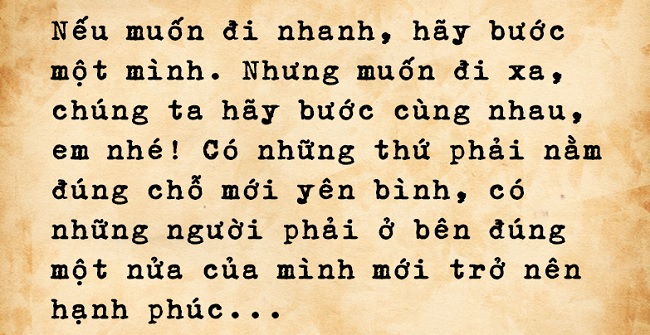
#> input picture test_pdf/font-typewriter-SVN-Erika.jpg, 650 x 335 px
$ python test.py
#> lines starting #> are read from the running program, lines starting #| are printed output that depends on the picture; after the words box and inside, x2 and y2 are one past the last pixel; in counts of white or black regions, pixels touching at a corner belong together
import cv2
import numpy as np
import os
import pytesseract

# CHÚ Ý: Cập nhật đường dẫn tesseract.exe trên máy của bạn (Windows)
# pytesseract.pytesseract.tesseract_cmd = r'C:\Program Files\Tesseract-OCR\tesseract.exe'

def segment_and_ocr_mono(paragraph_img_path, output_dir="paragraph_chars", output_txt_path="ketqua_ocr.txt"):
#> called with paragraph_img_path = 'test_pdf/font-typewriter-SVN-Erika.jpg', output_dir = 'paragraph_chars', output_txt_path = 'ketqua_ocr.txt'
    os.makedirs(output_dir, exist_ok=True)

    img = cv2.imread(paragraph_img_path)
#> img is the input picture: shape (335, 650, 3); mean B, G, R 157.3, 195.9, 219.9
    if img is None:
        print(f"Không thể mở ảnh tại {paragraph_img_path}")
        return

    gray = cv2.cvtColor(img, cv2.COLOR_BGR2GRAY)
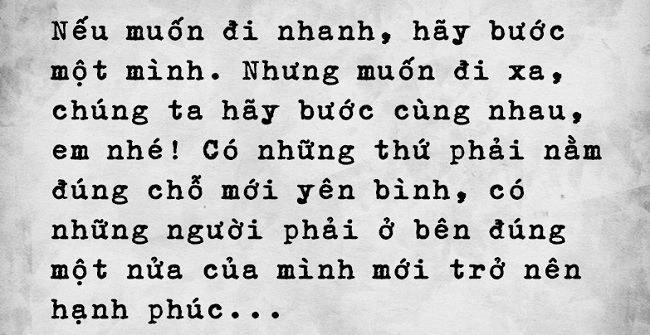
#> gray: shape (335, 650); min 0, max 253, mean 198.7

    # 1. Nhị phân hóa ảnh: Chữ trắng, nền đen (Dùng để tìm contours/bounding box)
    _, thresh = cv2.threshold(gray, 0, 255, cv2.THRESH_BINARY_INV + cv2.THRESH_OTSU)
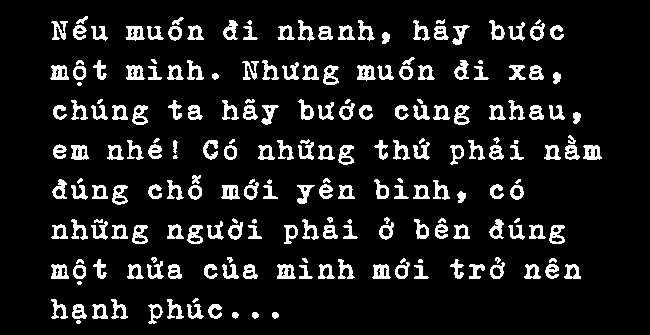
#> thresh: shape (335, 650); 10.9% white; 213 white regions (16 under 20 px), largest, box (x1, y1, x2, y2) and area: (583, 145, 602, 160) 201, (357, 65, 376, 81) 199, (372, 264, 391, 279) 193

    # 2. Tạo một bản lật ngược: Chữ đen, nền trắng (Để đưa vào OCR)
    thresh_for_ocr = cv2.bitwise_not(thresh)

    h_doc, w_doc = thresh.shape
#> h_doc = 335; w_doc = 650

    # ========================================================
    # BƯỚC 1: TÁCH ĐOẠN THÀNH TỪNG DÒNG (Line Segmentation)
    # ========================================================
    h_proj = np.sum(thresh, axis=1)
#> h_proj = 335 values, max 79815 at index 157, min 0 at index 0, mean 18034.2

    lines = []
    in_line = False
    start_y = 0

    for y in range(h_doc):
        if h_proj[y] > 0 and not in_line:
            in_line = True
            start_y = y
        elif h_proj[y] == 0 and in_line:
            in_line = False
            if y - start_y > 8:
                lines.append((start_y, y))
#> after the loop, in_line = False; lines = [(16, 45), (57, 86), (99, 125), (135, 165), (175, 205), (217, 244), (257, 279), (298, 324)]; start_y = 298

    if in_line:
        lines.append((start_y, h_doc))

    print(f"-> Tìm thấy {len(lines)} dòng trong đoạn văn.\n")
#| -> Tìm thấy 8 dòng trong đoạn văn.

    # ========================================================
    # BƯỚC 2: CẮT TỪNG KÝ TỰ & TIỀN XỬ LÝ OCR
    # ========================================================
    total_chars = 0
    full_text = ""

    for line_idx, (y1, y2) in enumerate(lines):
        pad_y = 3
        y_min = max(0, y1 - pad_y)
        y_max = min(h_doc, y2 + pad_y)

        line_thresh = thresh[y_min:y_max, :]
        line_ocr_src = thresh_for_ocr[y_min:y_max, :] # Dùng ảnh chữ đen nền trắng

        h_line, w_line = line_thresh.shape

        num_labels, labels, stats, centroids = cv2.connectedComponentsWithStats(line_thresh, connectivity=8)

        components = []
        for i in range(1, num_labels):
            x, y, w, h, area = stats[i]
            if area > 8:
                components.append({'bbox': (x, y, w, h), 'cx': centroids[i][0]})

        if not components:
            continue

        components = sorted(components, key=lambda c: c['bbox'][0])

        char_boxes = []
        visited = set()

        for i in range(len(components)):
            if i in visited:
                continue
            x1_c, y1_c, w1_c, h1_c = components[i]['bbox']
            cx1, cy1, cx2, cy2 = x1_c, y1_c, x1_c + w1_c, y1_c + h1_c
            visited.add(i)

            for j in range(i + 1, len(components)):
                if j in visited:
                    continue
                x2_c, y2_c, w2_c, h2_c = components[j]['bbox']

                overlap_x = max(0, min(cx2, x2_c + w2_c) - max(cx1, x2_c))
                if overlap_x / min(w1_c, w2_c) > 0.35:
                    cx1 = min(cx1, x2_c)
                    cy1 = min(cy1, y2_c)
                    cx2 = max(cx2, x2_c + w2_c)
                    cy2 = max(cy2, y2_c + h2_c)
                    visited.add(j)

            char_boxes.append((cx1, cy1, cx2 - cx1, cy2 - cy1))

        char_boxes = sorted(char_boxes, key=lambda b: b[0])
        avg_w = sum([b[2] for b in char_boxes]) / len(char_boxes) if char_boxes else 0

        # ====================================================
        # BƯỚC 3: XỬ LÝ ẢNH CHỮ, LƯU VÀ CHẠY OCR
        # ====================================================
        line_folder = os.path.join(output_dir, f"line_{line_idx+1:02d}")
        os.makedirs(line_folder, exist_ok=True)

        line_text = ""
        prev_x_end = None

        # psm 10: Nhận diện 1 ký tự, psm 7: Nhận diện 1 dòng (với ảnh 1 chữ đôi khi psm 7/8 chạy ổn hơn)
        tesseract_config = r'--oem 3 --psm 10'

        for char_idx, (x, y, w, h) in enumerate(char_boxes):
            if prev_x_end is not None:
                gap = x - prev_x_end
                if gap > avg_w * 0.5:
                    line_text += " "

            pad = 2
            c_ymin = max(0, y - pad)
            c_ymax = min(h_line, y + h + pad)
            c_xmin = max(0, x - pad)
            c_xmax = min(w_line, x + w + pad)

            # 1. Cắt ảnh chữ đen nền trắng
            char_crop = line_ocr_src[c_ymin:c_ymax, c_xmin:c_xmax]

            # 2. Phóng to ảnh lên gấp 3 lần (Upscale) để Tesseract dễ đọc
            char_crop = cv2.resize(char_crop, (0, 0), fx=3.0, fy=3.0, interpolation=cv2.INTER_CUBIC)

            # 3. Thêm viền trắng (Padding) dày xung quanh chữ
            char_crop = cv2.copyMakeBorder(char_crop, 15, 15, 15, 15, cv2.BORDER_CONSTANT, value=255)

            char_filename = os.path.join(line_folder, f"char_{char_idx+1:03d}.png")
            cv2.imwrite(char_filename, char_crop)

            # Nhận diện OCR
            try:
                char_str = pytesseract.image_to_string(char_crop, config=tesseract_config, lang='vie')
                char_str = char_str.strip()
                if char_str:
                    # Tesseract đôi khi trả về chuỗi dài do nhiễu, ta chỉ lấy ký tự đầu tiên
                    line_text += char_str[0]
            except Exception as e:
                pass

            prev_x_end = x + w
            total_chars += 1

        full_text += line_text + "\n"
#> this loop made 1 pass
#> (line_idx, y1, y2, pad_y, y_min, y_max, h_line, w_line) on pass 1: (0, 16, 45, 3, 13, 48, 35, 650)
#> pass 1, in segment_and_ocr_mono, `line_thresh = thresh[y_min:y_max, :]`:
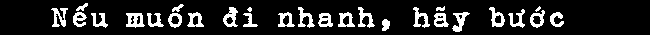
#> line_thresh: shape (35, 650); 14.1% white; 27 white regions (2 under 20 px), largest, box (x1, y1, x2, y2) and area: (126, 13, 145, 28) 187, (51, 8, 68, 27) 169, (223, 7, 238, 27) 163
#> pass 1, in segment_and_ocr_mono, `num_labels, labels, stats, centroids = cv2.connectedComponentsWithStat..`:
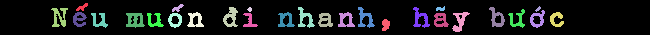
#> labels: shape (35, 650) int32; 28 distinct labels, from 0 to 27; one colour per label, 0 black
#> pass 1, in segment_and_ocr_mono, `cv2.imwrite(char_filename, char_crop)`:
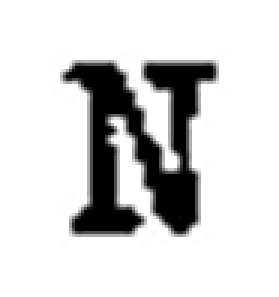
#> saved as char_001.png: shape (99, 93) (shown 3 times larger); min 0, max 255, mean 212.8
#> after the loop, full_text = ''; total_chars = 0

    # ========================================================
    # BƯỚC 4: LƯU VĂN BẢN RA FILE TXT
    # ========================================================
    with open(output_txt_path, "w", encoding="utf-8") as f:
        f.write(full_text)

    print(f"Hoàn thành! Đã xử lý {total_chars} ký tự từ {len(lines)} dòng.")
    print(f"File text lưu tại: {output_txt_path}")
    print("=" * 40)
    print("NỘI DUNG VĂN BẢN:")
    print("-" * 40)
    print(full_text)

if __name__ == "__main__":
    segment_and_ocr_mono("test_pdf/font-typewriter-SVN-Erika.jpg")
#> (the call stopped at in segment_and_ocr_mono, `char_str = pytesseract.image_to_string(char_crop, config=tesseract_con..`: pytesseract is not available in this run)

$ run again, with test_pdf/IaE1SVP.jpg copied over test_pdf/font-typewriter-SVN-Erika.jpg
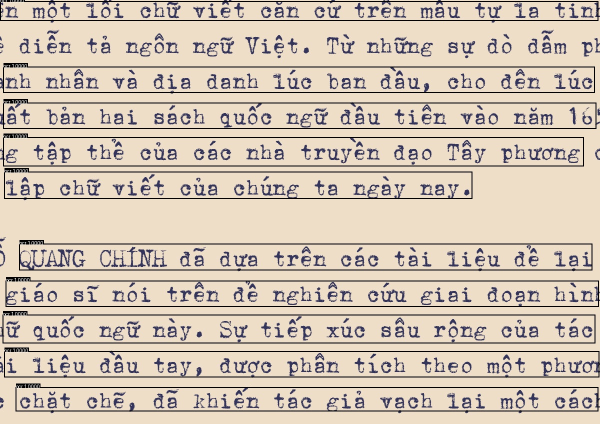
#> input picture test_pdf/IaE1SVP.jpg, 1200 x 848 px (shown at 1/2 size)
#> in segment_and_ocr_mono, img is the input picture: shape (848, 1200, 3); mean B, G, R 180.3, 195.8, 209.6
#> in segment_and_ocr_mono, `_, thresh = cv2.threshold(gray, 0, 255, cv2.THRESH_BINARY_INV + cv2.TH..`:
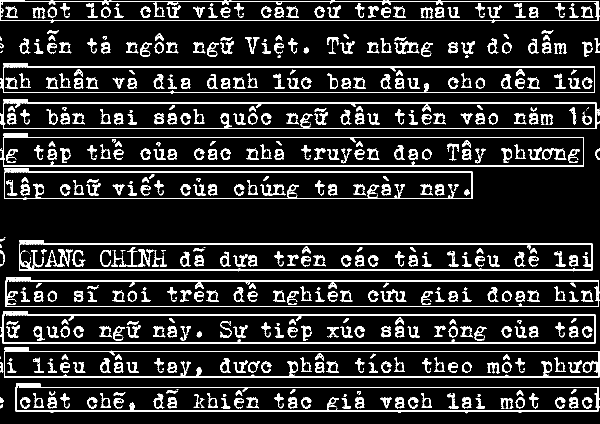
#> thresh: shape (848, 1200) (shown at 1/2 size); 13.3% white; 749 white regions (226 under 20 px), largest, box (x1, y1, x2, y2) and area: (8, 695, 1200, 755) 5719, (31, 767, 1200, 827) 5605, (11, 554, 1200, 614) 5568
#> h_proj = 848 values, max 305235 at index 40, min 0 at index 45, mean 40829.2
#> after the loop in segment_and_ocr_mono, `for y in range(h_doc):`: in_line = False; lines = [(0, 45), (60, 116), (126, 187), (198, 258), (267, 333), (336, 400), (477, 543), (554, 614), (622, 687), (695, 755), (767, 827)]; start_y = 767
#| -> Tìm thấy 11 dòng trong đoạn văn.
#> the loop in segment_and_ocr_mono, `for line_idx, (y1, y2) in enumerate(lines):` made 1 pass
#> (line_idx, y1, y2, pad_y, y_min, y_max, h_line, w_line) on pass 1: (0, 0, 45, 3, 0, 48, 48, 1200)
#> pass 1, in segment_and_ocr_mono, `cv2.imwrite(char_filename, char_crop)`:
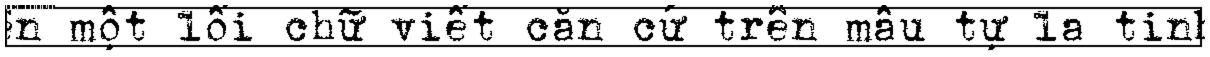
#> saved as char_001.png: shape (171, 3630) (shown at 1/3 size); min 0, max 255, mean 209
#> after the loop in segment_and_ocr_mono, `for line_idx, (y1, y2) in enumerate(lines):`: full_text = ''; total_chars = 0
